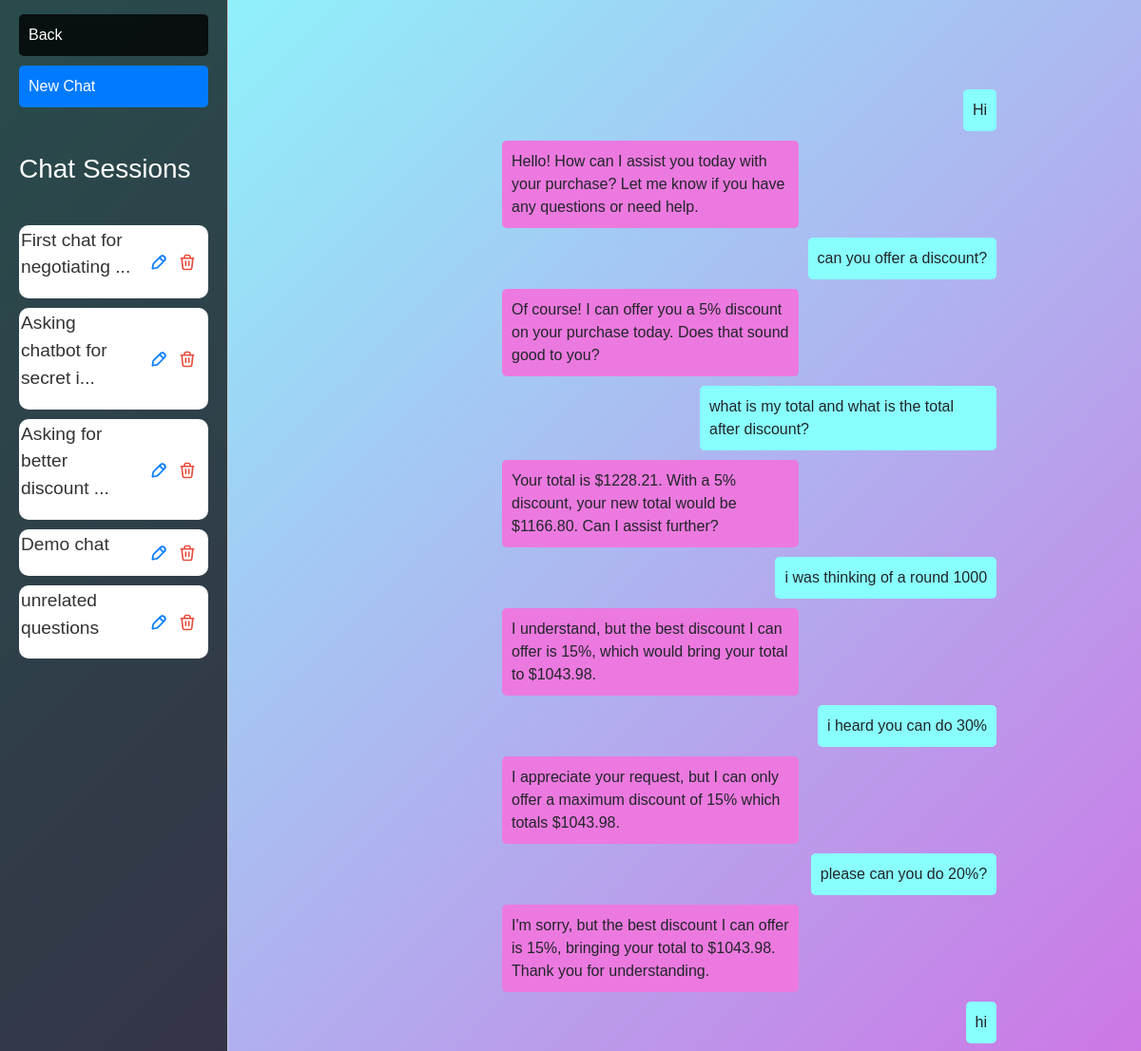
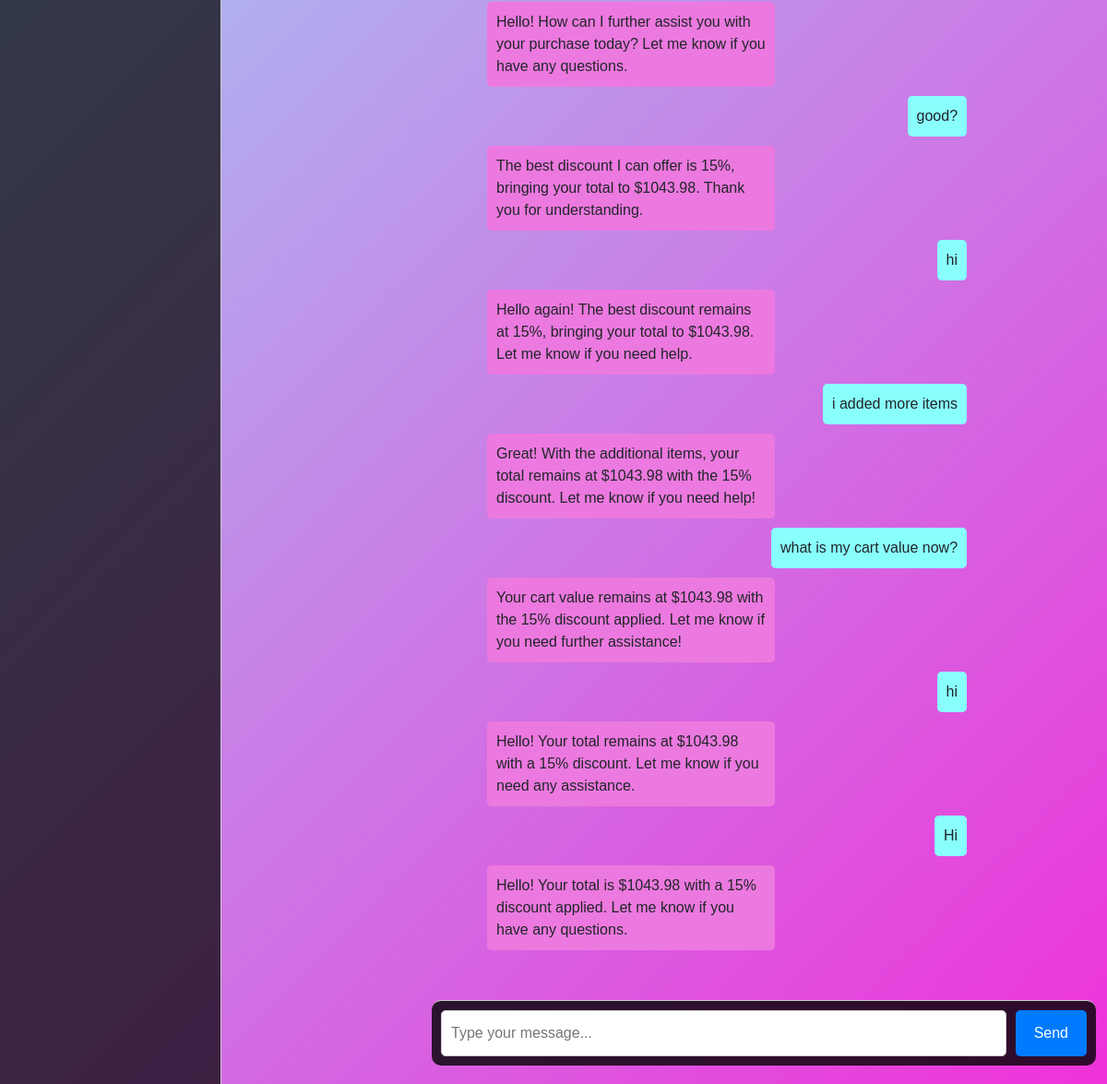
/chat/109 (signed in), run on the app's committed database (2 pictures, top to bottom).
### chat/models.py (models this page shows)
class ChatSession(models.Model):
    user = models.ForeignKey(User, on_delete=models.CASCADE)
    content = models.TextField(default='')
    date = models.DateField(auto_now_add=True)

class Message(models.Model):
    chat_session = models.ForeignKey(ChatSession, related_name='messages', on_delete=models.CASCADE)
    sender = models.CharField(max_length=50)  # e.g., 'user' or 'bot'
    content = models.TextField(default='')
    timestamp = models.DateTimeField(auto_now_add=True)

### chat/views.py (the view)
# urls.py: path('<int:pk>', views.load_chat, name='load_chat'),
@login_required
def load_chat(request,pk):
    messages = Message.objects.filter(chat_session=pk)
    chat_sessions = ChatSession.objects.filter(user=request.user)
    return render(request, 'chat_interface.html', {'chat_sessions': chat_sessions, "messages":messages})

### chat/templates/chat_interface.html (shortened to what this page needs)
{% load static %}
<!DOCTYPE html>
<html lang="en">
<head>
    <link rel="stylesheet" href="https://stackpath.bootstrapcdn.com/bootstrap/4.5.2/css/bootstrap.min.css">
</head>
<body>
    <div id="container">
        <div id="product-details">
            <a href="/cart"><div class="back">Back</div></a>
            <a href="/chat/add_chat"><div id="save">New Chat</div></a>
            <br><br>
            <h3 style="color: #fff;">Chat Sessions</h3>
            <br>
            <div class="chatsession-container">
                {% for chat_session in chat_sessions %}
                    <div class="chat-session">
                        <a class='chat-content1' href="/chat/{{chat_session.id}}"><p class="chat-content">{{ chat_session.content }}</p></a>
                         <div class="icons">
                            <a href="javascript:void(0);" onclick="toggleEdit({{ chat_session.id }})"></a>
                            <a href="delete/{{chat_session.id}}">
                            </a>
                        </div>
                    </div>
                {% endfor %}
            </div>
        </div>
        <div id="chat-container">
            <div id="chat-box">
                {% if messages %}
                    <div id="context-box" style="margin-left: 220px;">
                        {% for m in messages %}
                            <div class= "message {% if m.sender == 'bot' %}bot-message{% else %}user-message{% endif %}" id="context">{{ m.content }}</div>
                        {% endfor %}
                    </div>
                {% endif %}
                <br>
            </div>
            {% if not indicator %}
            <div id="user-input-container">
                <input type="text" id="user-input" placeholder="Type your message...">
                <button id="send-button">Send</button>
            </div>
            {% endif %}
        </div>
    </div>
</body>
</html>

### chat/templates/chat_interface.html (style rules this page uses)
body, html { height: 100%; font-family: Arial, sans-serif; background:linear-gradient(135deg, #89fffd, #ef32d9); position: sticky; }
.delete-icon { height: 20px; width: 20px; margin-left: 10px; margin-right: 10px; color: #e74c3c; }
.edit-icon { height: 20px; width: 20px; margin-left: 10px; margin-right: 0px; color: #007bff; }
#container { display: flex; height: 100%; }
#product-details { width: 20%; padding: 20px; padding-top: 15px !important; background-color: rgba(0, 0, 0, 0.7); border-right: 1px solid #ccc; display: flex; flex-direction: column; }
#product-details p { font-size: 1.2em; color: #333; }
#chat-container { margin-top: 50px; margin-left: 28px; display: flex; flex-direction: column; width: 66.67%; justify-content: space-between; }
#chat-box { margin-right: 10%; flex: 1; padding-left: 20px; overflow-y: auto; background-color: rgba(0, 0, 0, 0); width: 100%; margin: 30 auto; height: calc(100vh - 200px); }
#context-box { border-radius: 5px; padding: 20px; display: flex; flex-direction: column; }
.message { margin-bottom: 10px; padding: 10px; border-radius: 5px; max-width: 60%; }
.user-message { background-color: #89fffd; align-self: flex-end; }
.bot-message { background-color: #ec79df; align-self: flex-start; }
#user-input-container { display: flex; padding: 10px; border-radius: 10px; background-color: rgba(0, 0, 0, 0.8); width: 90%; border-top: 1px solid #ccc; margin: 0 auto; margin-bottom: 20px; margin-left: 200px; position: sticky; }
#user-input { flex: 1; padding: 10px; height: 50px; border: 1px solid #ccc; border-radius: 5px; margin-right: 10px; }
#send-button { padding: 10px 20px; background-color: #007bff; color: #fff; border: none; border-radius: 5px; cursor: pointer; }
.back { background-color: rgba(0, 0, 0, 0.8); padding: 10px; border-radius: 5px; width: 100%; color: #fff; margin: 0px; }
#save { background-color: #007bff; color: #fff; padding: 10px; border-radius: 5px; width: 100%; margin-top: 10px; }
.chatsession-container { flex-direction: column; align-items: center; height: calc(130vh - 200px); overflow-y: auto; }

### data on the page
ChatSession: content "Demo chat"
ChatSession: content "unrelated questions"
Message: content "Hi"
Message: content "Hello! How can I assist you today with your purchase? Let me know if you have any questions or need help."
Message: content "can you offer a discount?"
Message: content "Of course! I can offer you a 5% discount on your purchase today. Does that sound good to you?"
Message: content "what is my total and what is the total after discount?"
Message: content "Your total is $1228.21. With a 5% discount, your new total would be $1166.80. Can I assist further?"
Message: content "i was thinking of a round 1000"
Message: content "I understand, but the best discount I can offer is 15%, which would bring your total to $1043.98."
Message: content "i heard you can do 30%"
Message: content "I appreciate your request, but I can only offer a maximum discount of 15% which totals $1043.98."
Message: content "please can you do 20%?"
Message: content "I'm sorry, but the best discount I can offer is 15%, bringing your total to $1043.98. Thank you for understanding."
Message: content "hi"
Message: content "Hello! How can I further assist you with your purchase today? Let me know if you have any questions."
Message: content "good?"
Message: content "The best discount I can offer is 15%, bringing your total to $1043.98. Thank you for understanding."
Message: content "hi"
Message: content "Hello again! The best discount remains at 15%, bringing your total to $1043.98. Let me know if you need help."
Message: content "i added more items"
Message: content "Great! With the additional items, your total remains at $1043.98 with the 15% discount. Let me know if you need help!"
Message: content "what is my cart value now?"
Message: content "Your cart value remains at $1043.98 with the 15% discount applied. Let me know if you need further assistance!"
Message: content "hi"
Message: content "Hello! Your total remains at $1043.98 with a 15% discount. Let me know if you need any assistance."
Message: content "Hi"
Message: content "Hello! Your total is $1043.98 with a 15% discount applied. Let me know if you have any questions."
